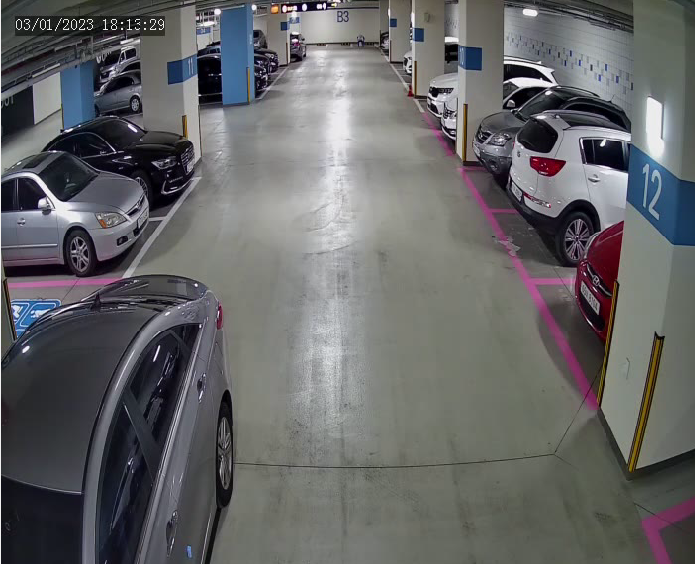
#> input picture ves/dataset_images/CCTV_test.png, 695 x 564 px, found by its file name
$ python eliminate_light.py
#> lines starting #> are read from the running program, lines starting #| are printed output that depends on the picture
import cv2
import numpy as np

### homomorphic filter는 gray scale image에 대해서 밖에 안 되므로
### YUV color space로 converting한 뒤 Y에 대해 연산을 진행
img = cv2.imread('CCTV_test.png')
#> img is the input picture: shape (564, 695, 3); mean B, G, R 102.5, 101.6, 101.3
img_YUV = cv2.cvtColor(img, cv2.COLOR_RGB2YUV)
#> img_YUV: shape (564, 695, 3); mean of channels 0, 1, 2 101.9, 127.8, 128.6
y = img_YUV[:,:,0]
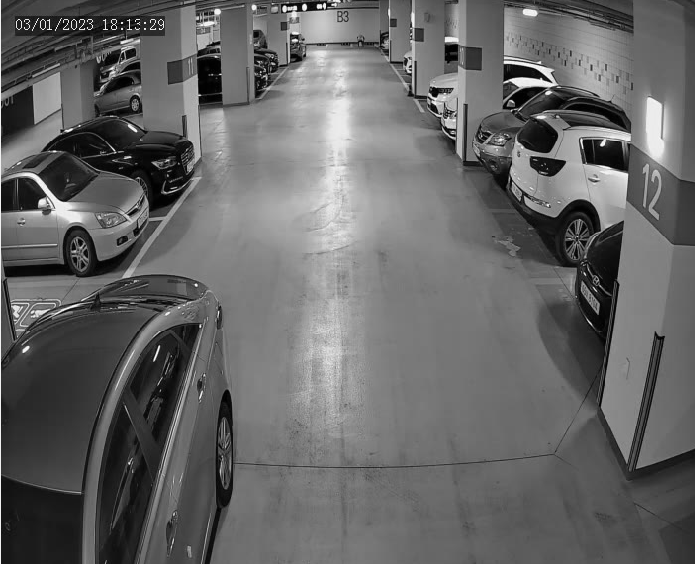
#> y: shape (564, 695); min 0, max 253, mean 101.9

rows = y.shape[0]
#> rows = 564
cols = y.shape[1]
#> cols = 695

### illumination elements와 reflectance elements를 분리하기 위해 log를 취함
imgLog = np.log1p(np.array(y, dtype='float') / 255) # y값을 0~1사이로 조정한 뒤 log(x+1)
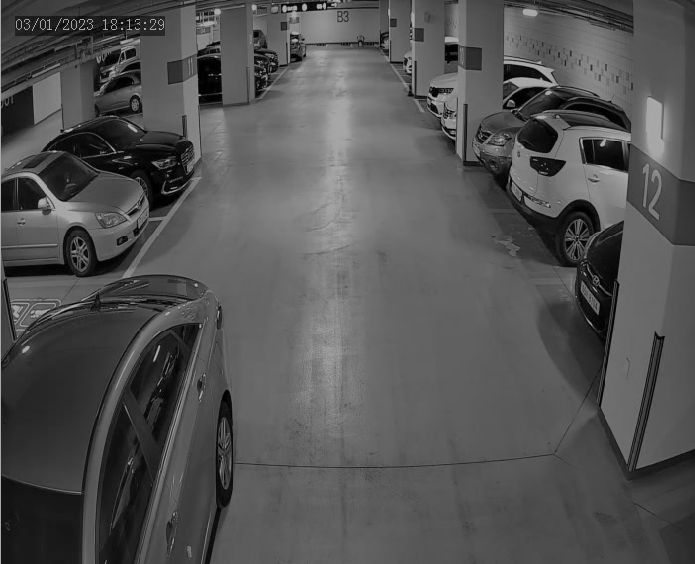
#> imgLog: shape (564, 695) float64; min 0, max 0.689, mean 0.327

### frequency를 이미지로 나타내면 4분면에 대칭적으로 나타나므로
### 4분면 중 하나에 이미지를 대응시키기 위해 row와 column을 2배씩 늘려줌
M = 2*rows + 1
#> M = 1129
N = 2*cols + 1
#> N = 1391

### gaussian mask 생성 sigma = 10
sigma = 10
(X, Y) = np.meshgrid(np.linspace(0, N-1, N), np.linspace(0, M-1, M)) # 0~N-1(and M-1) 까지 1단위로 space를 만듬
Xc = np.ceil(N/2) # 올림 연산
#> Xc = 696
Yc = np.ceil(M/2)
#> Yc = 565
gaussianNumerator = (X - Xc)**2 + (Y - Yc)**2 # 가우시안 분자 생성

### low pass filter와 high pass filter 생성
LPF = np.exp(-gaussianNumerator / (2*sigma*sigma))
HPF = 1 - LPF

### LPF랑 HPF를 0이 가운데로 오도록iFFT함.
### 사실 이 부분이 잘 이해가 안 가는데 plt로 이미지를 띄워보니 shuffling을 수행한 효과가 났음
### 에너지를 각 귀퉁이로 모아 줌
LPF_shift = np.fft.ifftshift(LPF.copy())
HPF_shift = np.fft.ifftshift(HPF.copy())

### Log를 씌운 이미지를 FFT해서 LPF와 HPF를 곱해 LF성분과 HF성분을 나눔
img_FFT = np.fft.fft2(imgLog.copy(), (M, N))
img_LF = np.real(np.fft.ifft2(img_FFT.copy() * LPF_shift, (M, N))) # low frequency 성분
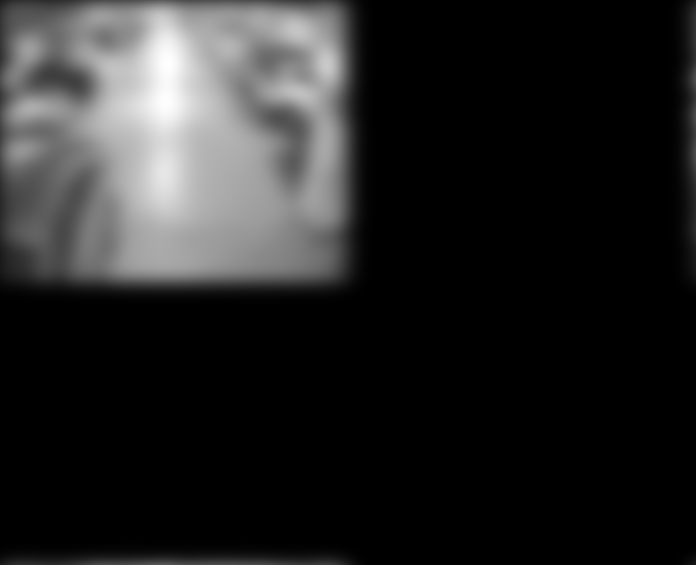
#> img_LF: shape (1129, 1391) float64 (shown at 1/2 size); min -4.41e-16, max 0.556, mean 0.0808; drawn with min black and max white
img_HF = np.real(np.fft.ifft2(img_FFT.copy() * HPF_shift, (M, N))) # high frequency 성분
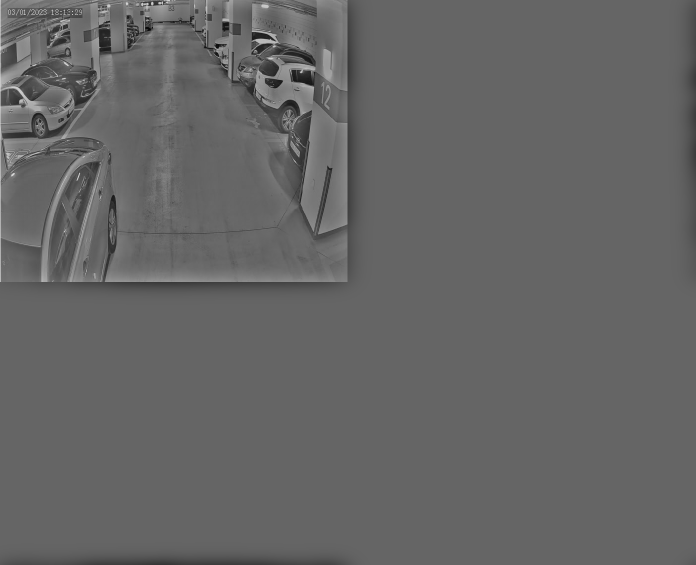
#> img_HF: shape (1129, 1391) float64 (shown at 1/2 size); min -0.417, max 0.631, mean 0.000813; drawn with min black and max white

### 각 LF, HF 성분에 scaling factor를 곱해주어 조명값과 반사값을 조절함
gamma1 = 0.3
gamma2 = 1.5
img_adjusting = gamma1*img_LF[0:rows, 0:cols] + gamma2*img_HF[0:rows, 0:cols]
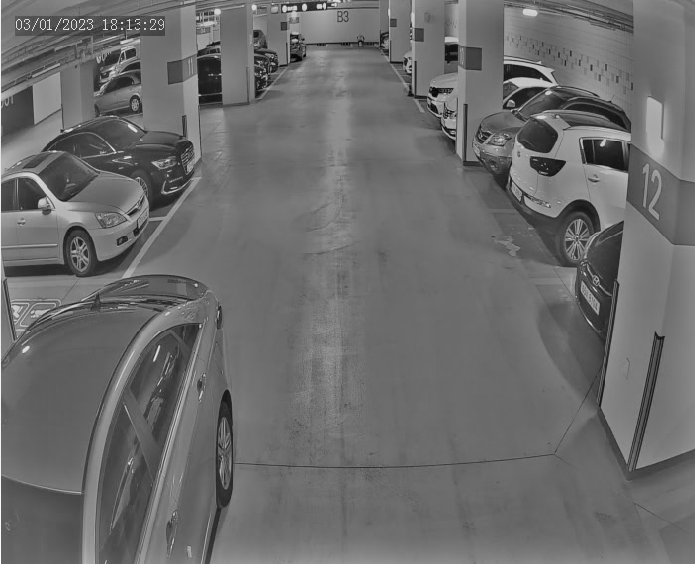
#> img_adjusting: shape (564, 695) float64; min -0.498, max 0.956, mean 0.118; drawn with min black and max white

### 조정된 데이터를 이제 exp 연산을 통해 이미지로 만들어줌
img_exp = np.expm1(img_adjusting) # exp(x) + 1
img_exp = (img_exp - np.min(img_exp)) / (np.max(img_exp) - np.min(img_exp)) # 0~1사이로 정규화
img_out = np.array(255*img_exp, dtype = 'uint8') # 255를 곱해서 intensity값을 만들어줌

### 마지막으로 YUV에서 Y space를 filtering된 이미지로 교체해주고 RGB space로 converting
img_YUV[:,:,0] = img_out
#> img_YUV: shape (564, 695, 3); mean of channels 0, 1, 2 67.2, 127.8, 128.6
result = cv2.cvtColor(img_YUV, cv2.COLOR_YUV2BGR)
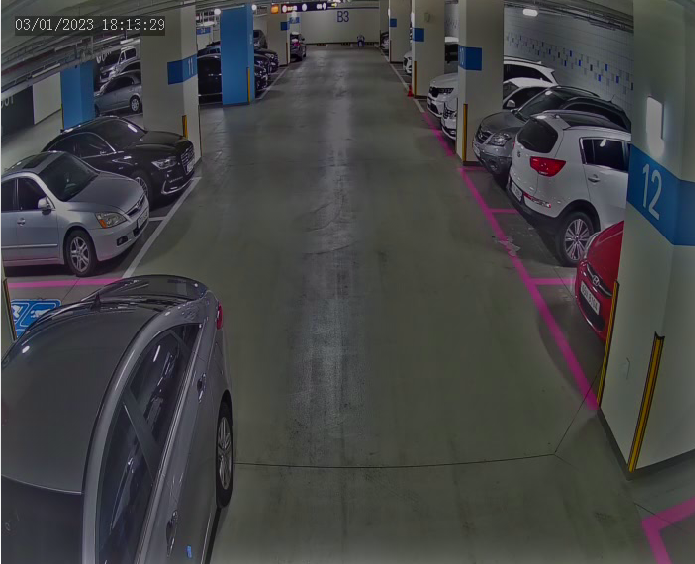
#> result: shape (564, 695, 3); mean R, G, B 66.8, 67, 67.9

concat_image = np.concatenate((img,result), axis=1)
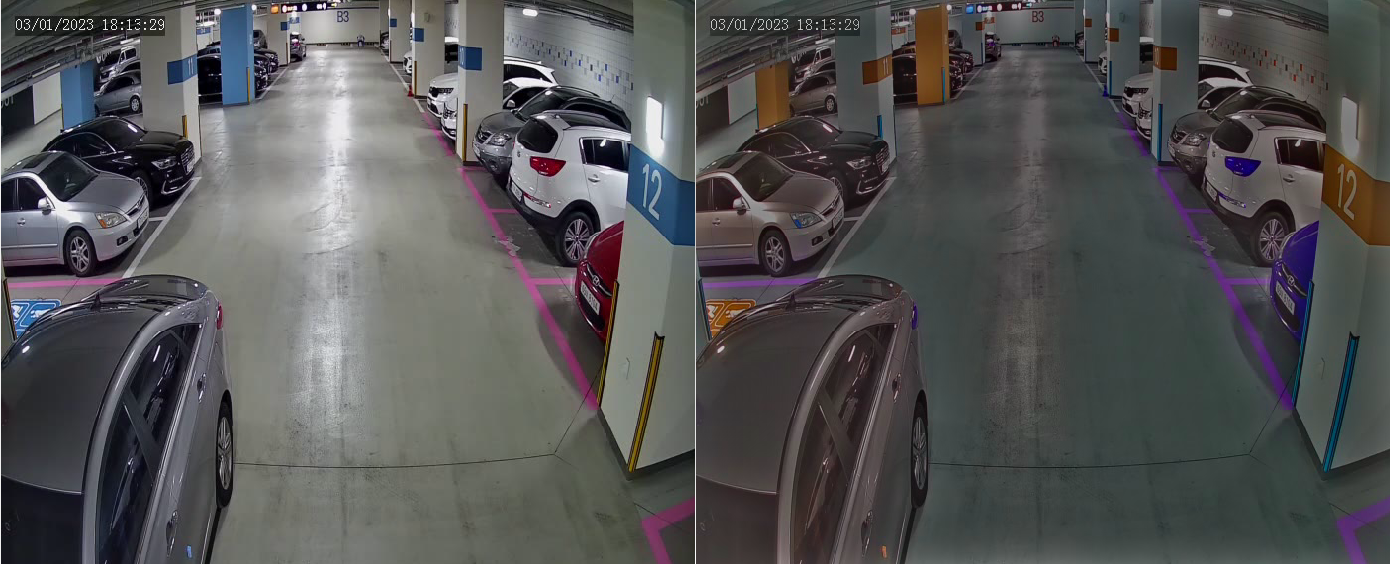
#> concat_image: shape (564, 1390, 3); mean B, G, R 84.6, 84.3, 84.6
cv2.imshow('result', concat_image)

cv2.waitKey(0)

$ run again, with ves/dataset_images/CCTV07.jpg saved as ves/dataset_images/CCTV_test.png
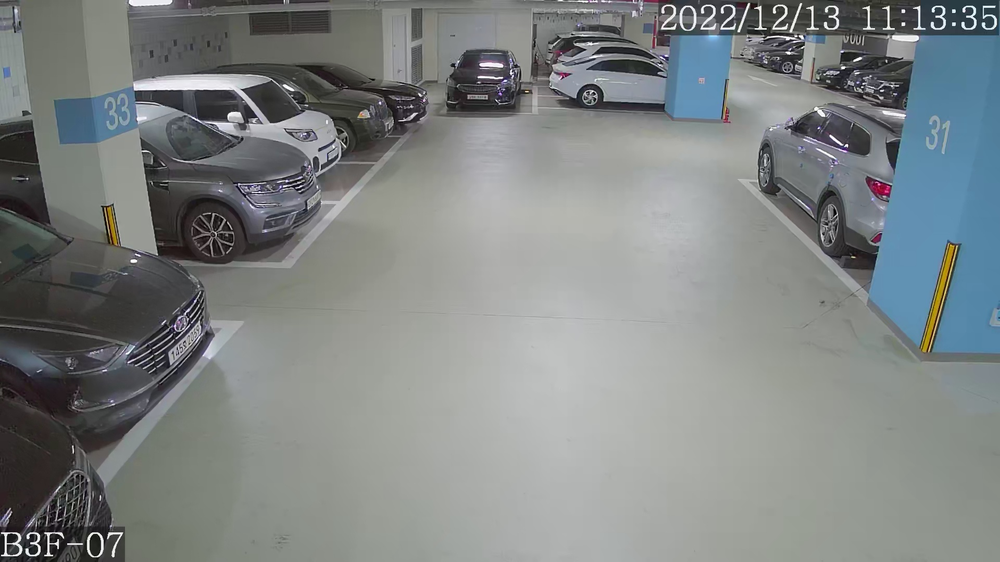
#> input picture ves/dataset_images/CCTV07.jpg, 1000 x 562 px, shrunk from 1920 x 1080 before the run, found by its file name
#> img is the input picture: shape (562, 1000, 3); mean B, G, R 131.9, 132.2, 127.4
#> `result = cv2.cvtColor(img_YUV, cv2.COLOR_YUV2BGR)`:
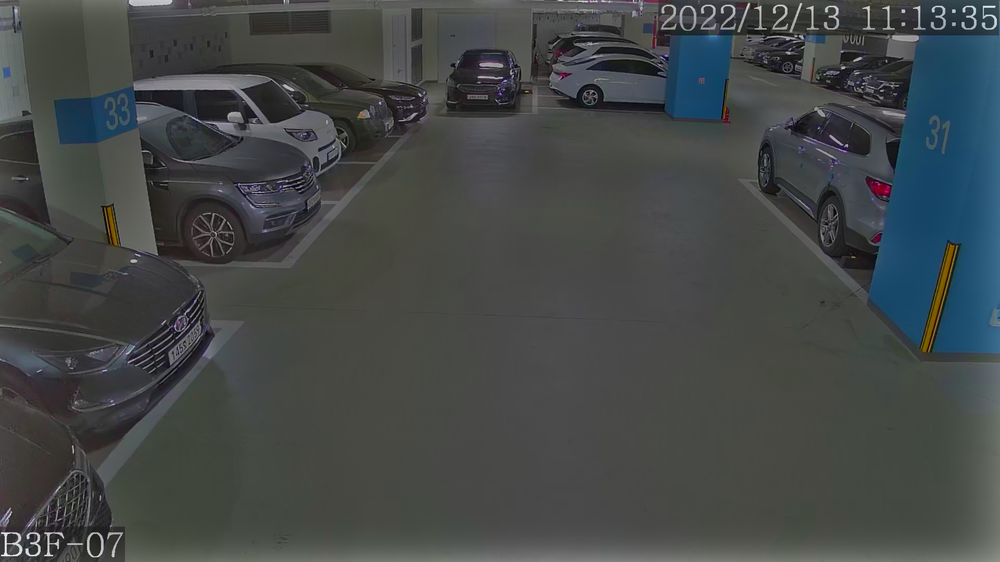
#> result: shape (562, 1000, 3); mean R, G, B 67.4, 71.8, 71.7
#> `concat_image = np.concatenate((img,result), axis=1)`:
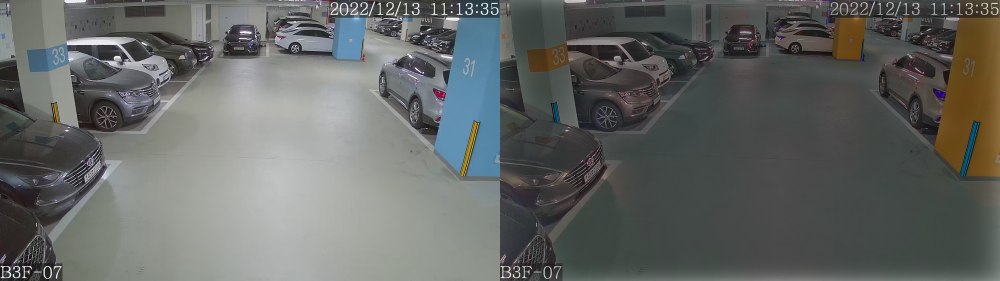
#> concat_image: shape (562, 2000, 3) (shown at 1/2 size); mean B, G, R 99.7, 102, 99.5
